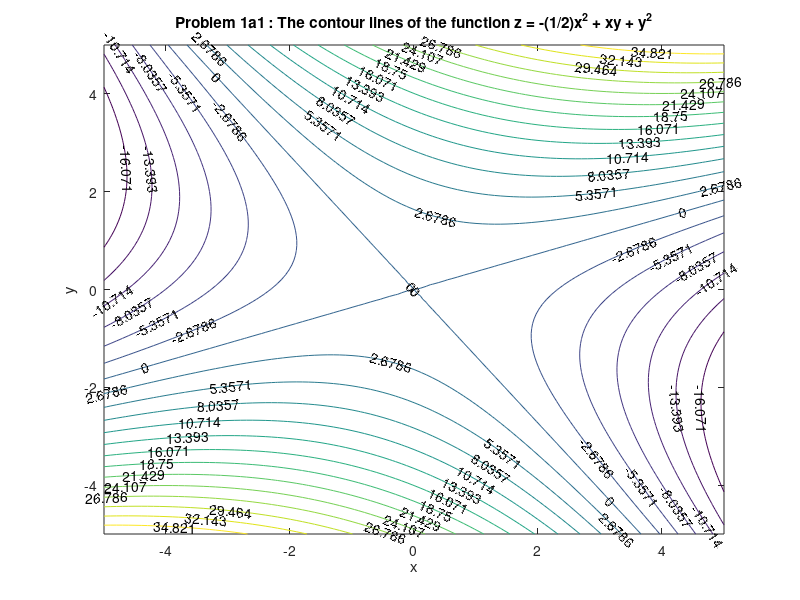

This chart was generated by the following MATLAB code:
x = -5 : .1 : 5;
y = -5 : .1 : 5;
[X, Y] = meshgrid(x,y);
Z =  -0.5*X.^2 + X.*Y + Y.^2;
figure;  axis equal;
C = contour(X, Y, Z, 20);
clabel(C);
xlabel('x'); ylabel('y');
title('Problem 1a1 : The contour lines of the function z = -(1/2)x^2 + xy + y^2');
